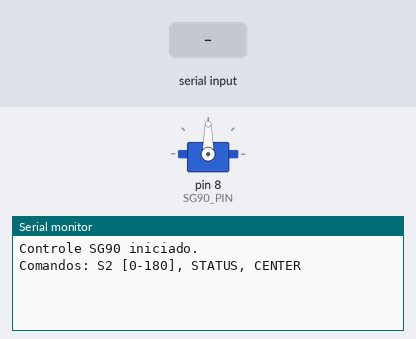
The sketch below on a simulated Arduino Mega 2560, built with avr-gcc and run on an emulated ATmega2560. Shown: servo, the last lines printed to the serial monitor. The test bench sets the inputs (shaded band).

Above: at 1.2 s.
1.3 s: "STATUS\n" received over Serial
At 1.9 s:
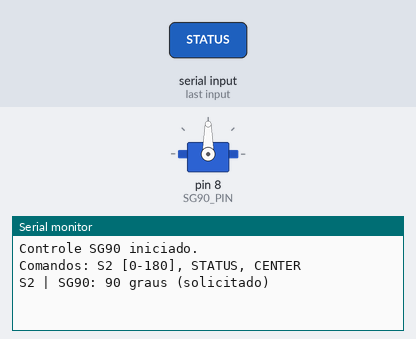
2.8 s: "CENTER\n" received over Serial
At 4.0 s:
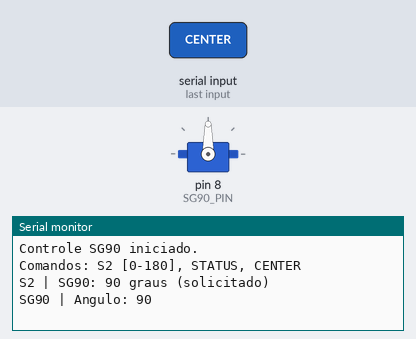
4.3 s: "S2 \n" received over Serial
At 5.3 s:
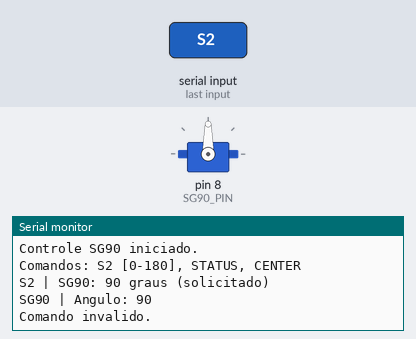

The sketch:

sketch_SG90.ino
```cpp
#include <Arduino.h>
#include <Servo.h>

// ==========================================
// CONFIGURACAO DOS PINOS
// ==========================================

const int SG90_PIN = 8;

// ==========================================
// VARIAVEIS
// ==========================================

Servo sg90;
int anguloSG90 = 90;

// ==========================================
// CONTROLE DO SERVO
// ==========================================

void controlarSG90(int angulo) {

  angulo = constrain(angulo, 0, 180);

  sg90.write(angulo);
  anguloSG90 = angulo;

  Serial.print("SG90 | Angulo: ");
  Serial.println(anguloSG90);
}

// ==========================================
// MONITORAMENTO
// ==========================================

void mostrarStatus() {

  Serial.print("S2 | SG90: ");
  Serial.print(anguloSG90);
  Serial.println(" graus (solicitado)");
}

// ==========================================
// COMANDOS VIA SERIAL
// ==========================================

void processarComando(String comando) {

  comando.trim();
  comando.toUpperCase();

  if (comando == "STATUS") {
    mostrarStatus();
  }

  else if (comando == "CENTER") {
    controlarSG90(90);
  }

  else if (comando.startsWith("S2 ")) {

    String valor = comando.substring(3);
    valor.trim();

    if (valor.length() == 0) {
      Serial.println("Informe um angulo.");
      return;
    }

    for (unsigned int i = 0; i < valor.length(); i++) {
      if (!isDigit(valor[i])) {
        Serial.println("Angulo invalido.");
        return;
      }
    }

    int angulo = valor.toInt();

    if (angulo < 0 || angulo > 180) {
      Serial.println("Angulo deve estar entre 0 e 180.");
      return;
    }

    controlarSG90(angulo);
  }

  else {
    Serial.println("Comando invalido.");
  }
}

// ==========================================
// SETUP
// ==========================================

void setup() {

  Serial.begin(115200);
  Serial.setTimeout(30);

  sg90.write(90);
  sg90.attach(SG90_PIN);

  Serial.println("Controle SG90 iniciado.");
  Serial.println("Comandos: S2 [0-180], STATUS, CENTER");
}

// ==========================================
// LOOP
// ==========================================

void loop() {

  if (Serial.available()) {
    String comando = Serial.readStringUntil('\n');
    processarComando(comando);
  }
}
```

Measured:
- after the input at 1.3 s, the serial monitor: prints a new line at once (image 1)
- after the input at 2.8 s, the serial monitor: prints a new line at once (image 2)
- after the input at 4.3 s, the serial monitor: prints a new line at once (image 3)
